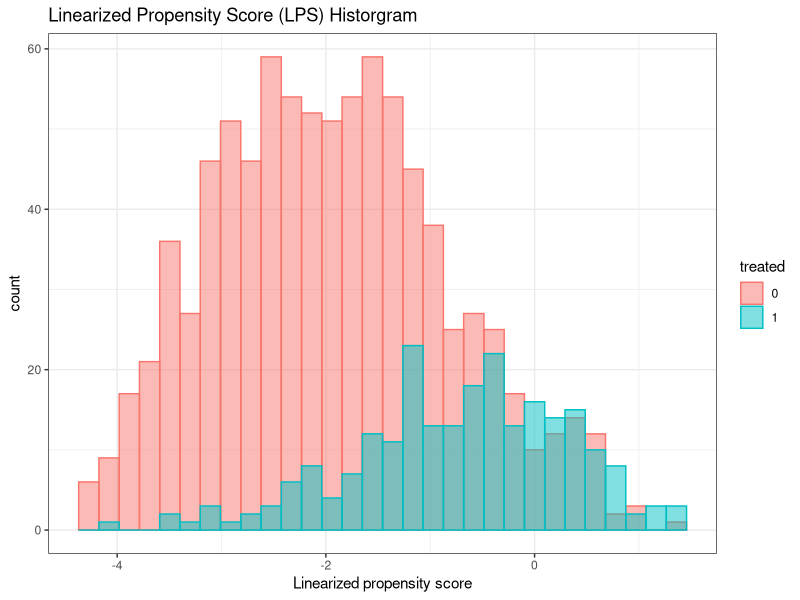
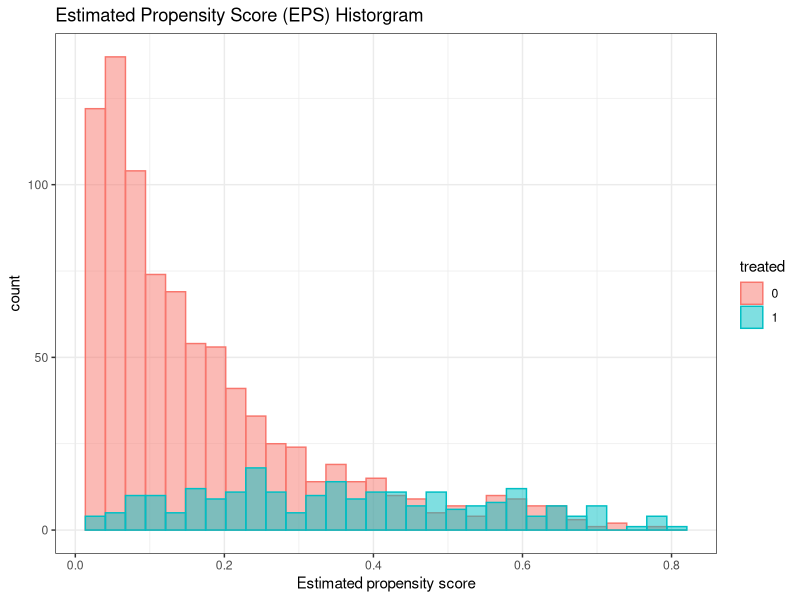
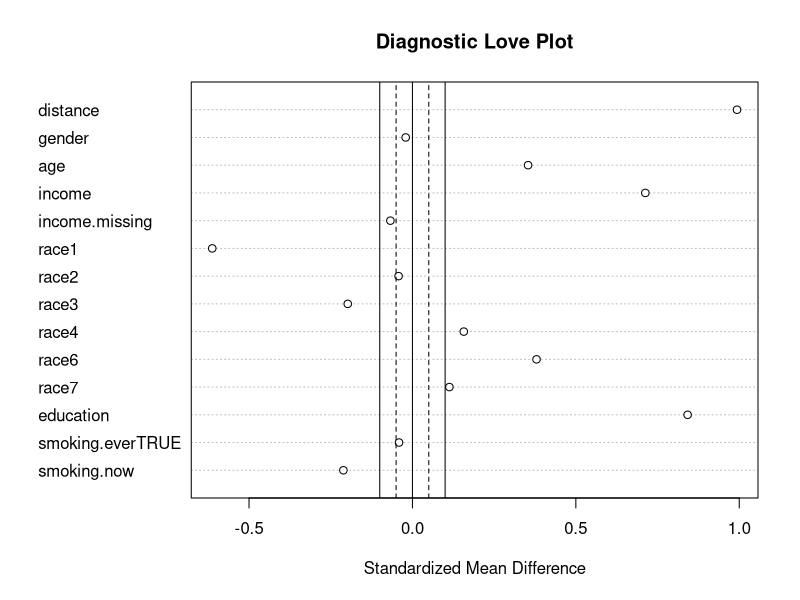
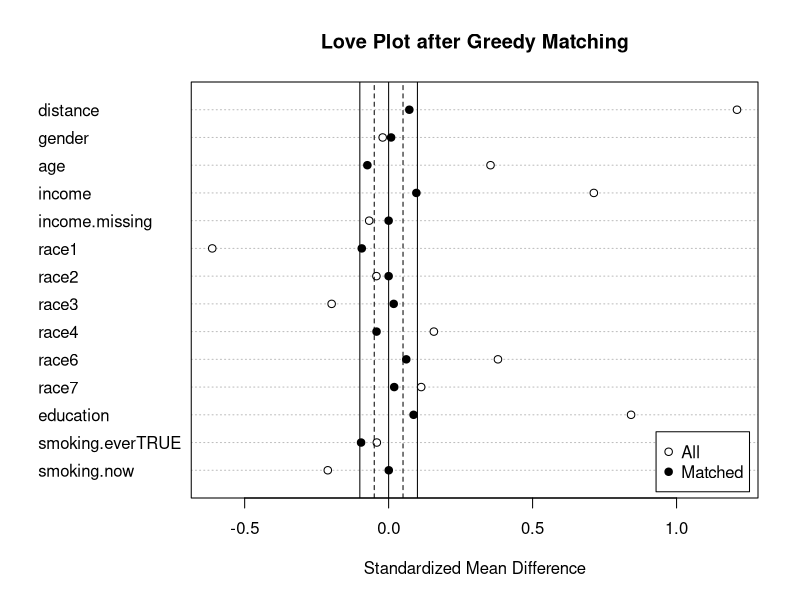

These figures' R source, in order: (Note: this script raises an error after producing the figures.)
# Following Example 8

library(MatchIt)
library(tidyverse)
library(ggplot2)

fish <- read_csv("nhanes_fish.csv")

# Cleaning data
fish_clean <- fish %>%
  mutate(high_fish = ifelse(fish.level == "high", 1, 0)) %>%
  mutate(race = as.factor(race)) %>%
  rename(mercury = o.LBXTHG) %>%
  select(mercury, high_fish, gender, age, income, income.missing, race, education,
         smoking.ever, smoking.now)

# Propensity Score Calculation
model <- glm(high_fish ~ ., data = fish_clean[-1], family = "binomial")
eps <- predict(model, type = "response")
lps <- predict(model)

# LPS Histogram
temp.data <- data.frame(lps = lps, treated = as.factor(fish_clean$high_fish))
ggplot(temp.data, aes(x = lps, fill = treated, color = treated)) + 
  geom_histogram(alpha = 0.5, position = "identity") + 
  xlab("Linearized propensity score") +
  theme_bw() +
  ggtitle("Linearized Propensity Score (LPS) Historgram")

# EPS Histogram
temp.data_eps <- data.frame(eps = eps, treated = as.factor(fish_clean$high_fish))
ggplot(temp.data_eps, aes(x = eps, fill = treated, color = treated)) + 
  geom_histogram(alpha = 0.5, position = "identity") + 
  xlab("Estimated propensity score") + 
  theme_bw() +
  ggtitle("Estimated Propensity Score (EPS) Historgram")


# Covariate Balancing Before matching
m.out0 <- matchit(high_fish ~ gender + age + income + income.missing + race +
                    education + smoking.ever + smoking.now, data = fish_clean,
                  method = NULL, distance = "glm")

summary(m.out0)
plot0 = plot(summary(m.out0), abs = F, main = "Diagnostic Love Plot")
plot0

# Covariate Balancing after Greedy Matching
m.out1 <- matchit(high_fish ~ gender + age + income + income.missing + race +
                    education + smoking.ever + smoking.now, data = fish_clean,
                  estimand = "ATT", 
                  method = "nearest", distance = lps)
summary(m.out1)
plot1 = plot(summary(m.out1), abs = F, main = "Love Plot after Greedy Matching")
plot1

matched_fish_g <- match_data(m.out1)

# Optimal Matched Covariate Balancing (in this case the result is 
# functionally equivalent to greedy)
m.out2 <- matchit(high_fish ~ gender + age + income + income.missing + race +
                    education + smoking.ever + smoking.now, data = fish_clean,
                  estimand = "ATT", 
                  method = "optimal", distance = lps)
summary(m.out2)
plot2 = plot(summary(m.out2), abs = F, main = "Love Plot after Optimal Matching")
plot2

matched_fish_opt <- match_data(m.out2)





#Neyman's Approach without Regression Adjustment (Pairwise Random Exp.)
m.data <- match.data(m.out2)

tau_hat_vec <- sapply(levels(m.data$subclass), function(sc) {
  treated <- m.data$mercury[m.data$subclass == sc & m.data$high_fish == 1]
  control <- m.data$mercury[m.data$subclass == sc & m.data$high_fish == 0]
  return(treated - control)
})

tau_hat <- mean(tau_hat_vec, na.rm = T)
sd_tau_hat <- sd(tau_hat_vec)/sqrt(length(tau_hat_vec))
print(c(tau_hat, sd_tau_hat))

## 95% CI
print(c(tau_hat- 1.96 * sd_tau_hat, tau_hat + 1.96 * sd_tau_hat))


#Neyman's Approach with Regression Adjustment

## First run a linear regression on the control (remember to remove the treatment assignment variable!)

fit0 <- lm(mercury ~ gender + age + income +
             income.missing + race + education + 
             smoking.ever + smoking.now, 
           data = m.data[m.data$high_fish == 0, -c(2)])

m.data$predicted_y0 <- predict(fit0, m.data)

## Neyman's approach with regression adjustment
## First run a linear regression on the control (remember to remove the treatment assignment variable!)

tau_hat_vec_adjusted <- sapply(levels(m.data$subclass), function(sc) {
  treated <- m.data$mercury[m.data$subclass == sc & m.data$high_fish == 1]
  control <- m.data$mercury[m.data$subclass == sc & m.data$high_fish == 0]
  
  bias <- m.data$predicted_y0[m.data$subclass == sc & m.data$high_fish == 1] - 
    m.data$predicted_y0[m.data$subclass == sc & m.data$high_fish == 0]
  control.adjusted <- control + bias
  
  return(treated - control.adjusted)
})

tau_hat_adjusted <- mean(tau_hat_vec_adjusted)
sd_tau_hat_adjusted <- sd(tau_hat_vec_adjusted)/sqrt(length(tau_hat_vec_adjusted))
print(c(tau_hat_adjusted, sd_tau_hat_adjusted))

## 95% CI
print(c(tau_hat_adjusted - 1.96 * sd_tau_hat_adjusted, tau_hat_adjusted + 1.96 * sd_tau_hat_adjusted))


## Histograms of covariate distributions before and after matching

# Notice that matching greatly improves overlap
# creating a new column with appropriate labels
help <- function(df, label) {
  df2 <- df[, c("age", "income", "high_fish")]
  df2$sample <- label
  df2
}

# defining a new larger object for graphing
hist_dat <- rbind(help(fish_clean, "Original"), help(m.data, "Matched"))
hist_dat$sample <- factor(hist_dat$sample, levels = c("Original", "Matched"))
hist_dat$high_fish  <- factor(hist_dat$high_fish,
                              levels = c(0, 1),
                              labels = c("Control", "Treated"))

ggplot(hist_dat, aes(x = age, fill = high_fish, color = high_fish)) +
  geom_histogram(position = "identity", alpha = 0.6) +
  facet_grid(sample ~ .) +
  labs(title = "Age Distributions by Different Procedures (Matching)",
       x = "age", y = "Count") +
  theme_bw()

ggplot(hist_dat, aes(x = income, fill = high_fish, color = high_fish)) +
  geom_histogram(position = "identity", alpha = 0.6) +
  facet_grid(sample ~ .) +
  labs(title = "Income Distributions by Different Procedures (Matching)",
       x = "Income", y = "Count") +
  theme_bw()
